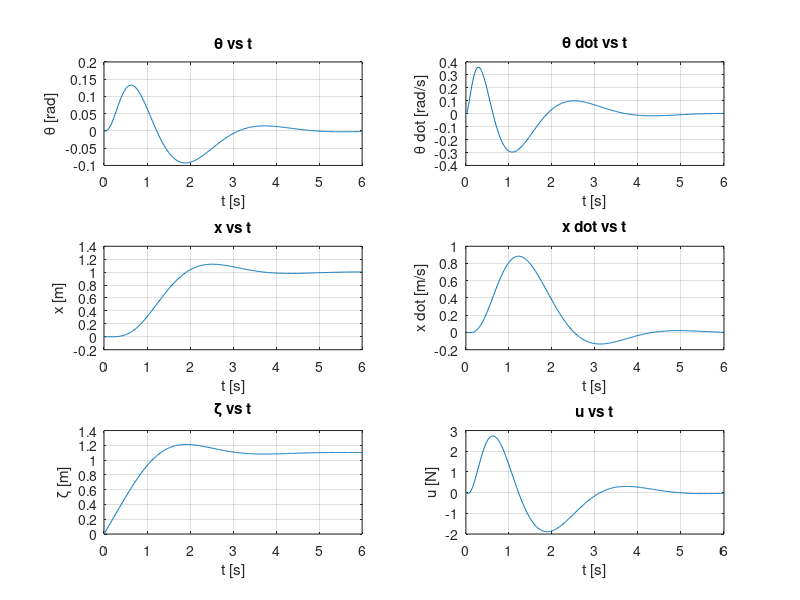

The MATLAB source for this figure:
# inverted-pendulum.m
#
# Control system simulation for inverted pendulum. Based on Example 12-5 from
# Modern Control Engineering, Fourth Edition by K. Ogata.

pkg load control

clear all
close all

# Inverted pendulum parameters
g = 9.81;   # Gravity constant [m/s]
M = 2;      # Cart mass [kg]
m = 0.062;  # Pendulum mass [kg]
l = 0.02;   # Pendulum length to center of mass [m]

# Desired closed loop poles
J = [-1+j*sqrt(3) -1-j*sqrt(3) -5 -5 -5];

# State space representation of system
A = [             0 1 0 0;
      (M+m)/(M*l)*g 0 0 0;
                  0 0 0 1;
             -m/M*g 0 0 0];

B = [0 -1/(M*l) 0 1/M]';

C = [0 0 1 0];

D = [0];

Ahat = [ A zeros(4,1);
        -C          0];

Bhat = [B; 0];

# Determine the state feedback gain matrix
Khat = place(Ahat, Bhat, J)
K = Khat(1:4);
kI = -Khat(5);

# Calculate the step response
ts = 0.02;
t = 0:ts:6;

AA = [(A - B*K) B*kI;
             -C    0];

BB = [0 0 0 0 1]';

CC = [C 0];

DD = [0];

sys = ss(AA, BB, CC, DD);
[y, t, x] = step(sys, t);

u = (-Khat * x')';

# Plot the step response
subplot(3,2,1)
plot(t, x(:,1))
grid
title('\theta vs t')
xlabel('t [s]')
ylabel('\theta [rad]')

subplot(3,2,2)
plot(t, x(:,2))
grid
title('\theta dot vs t')
xlabel('t [s]')
ylabel('\theta dot [rad/s]')

subplot(3,2,3)
plot(t, x(:,3))
grid
title('x vs t')
xlabel('t [s]')
ylabel('x [m]')

subplot(3,2,4)
plot(t, x(:,4))
grid
title('x dot vs t')
xlabel('t [s]')
ylabel('x dot [m/s]')

subplot(3,2,5)
plot(t, x(:,5))
grid
title('\zeta vs t')
xlabel('t [s]')
ylabel('\zeta [m]')

subplot(3,2,6)
plot(t, u)
grid
title('u vs t')
xlabel('t [s]')
ylabel('u [N]')
